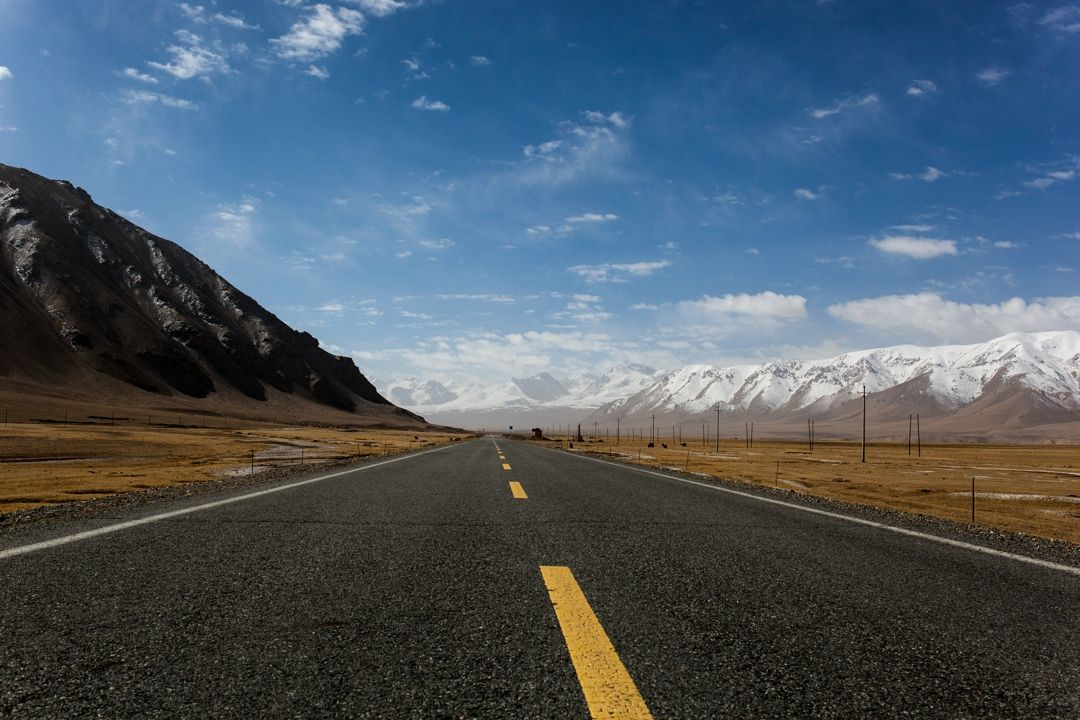
#> input picture homework3/real_pic.jpg, 1080 x 720 px
$ python linesDetect.py   (older library calls are emulated)
#> lines starting #> are read from the running program, lines starting #| are printed output that depends on the picture; after the words box and inside, x2 and y2 are one past the last pixel; in counts of white or black regions, pixels touching at a corner belong together
import cv2
import numpy as np
import matplotlib.pyplot as plt
import scipy as sp
import scipy.linalg as sl
import pylab
from PIL import Image, ImageEnhance


# [84 lines left out: functions least_square_method, ransac, random_partition, not called in this run]


class LinearLeastSquareModel:
    # 最小二乘求线性解,用于RANSAC的输入模型
    # [58 lines left out: functions __init__, fit, get_error, ransac_test, not called in this run]

def img_processing(img):
    # 灰度化
    gray = cv2.cvtColor(img, cv2.COLOR_BGR2GRAY)
    ret, binary = cv2.threshold(gray, 0, 255, cv2.THRESH_OTSU)
    # canny边缘检测
    edges = cv2.Canny(binary, 50, 150, apertureSize=3)
    return edges

def hough_transform(img):
    img = ImageEnhance.Contrast(img).enhance(3)
    img = np.array(img)
    result = img_processing(img)
    # 霍夫线检测
    lines = cv2.HoughLinesP(result, 1, 1 * np.pi / 180, 10, minLineLength=10, maxLineGap=5)
    print("Line Num : ", len(lines))

    # 画出检测的线段
    for line in lines:
        for x1, y1, x2, y2 in line:
            cv2.line(img, (x1, y1), (x2, y2), (255, 0, 0), 5)
        pass
    img = Image.fromarray(img, 'RGB')
    img.save("hough_detect.jpg")

if __name__ == "__main__":
   img = cv2.imread('./real_pic.jpg',1)
#> img is the input picture: shape (720, 1080, 3); mean B, G, R 102.4, 90.4, 76.1
   # least_square_method(img)
   #ransac_test()
   img = Image.open("./real_pic.jpg", "r")
#> img: PIL image 1080x720 RGB
   hough_transform(img)
#> in hough_transform, `img = ImageEnhance.Contrast(img).enhance(3)`:
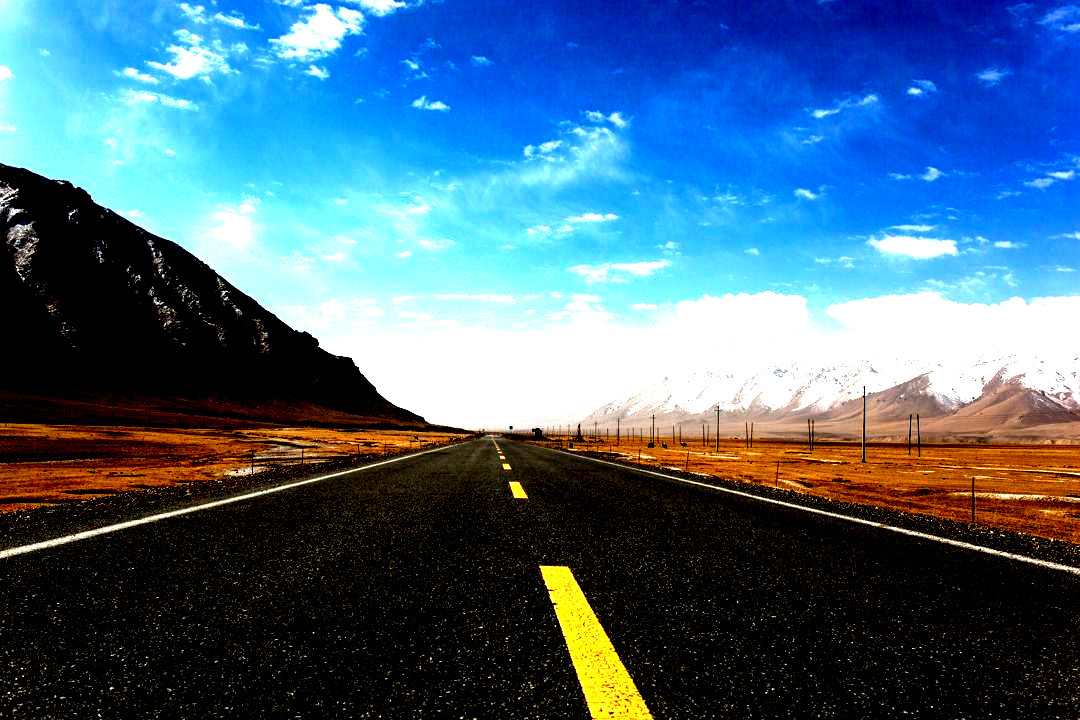
#> img: PIL image 1080x720 RGB; mean R, G, B 71, 103.2, 126.4
#> in img_processing, `gray = cv2.cvtColor(img, cv2.COLOR_BGR2GRAY)`:
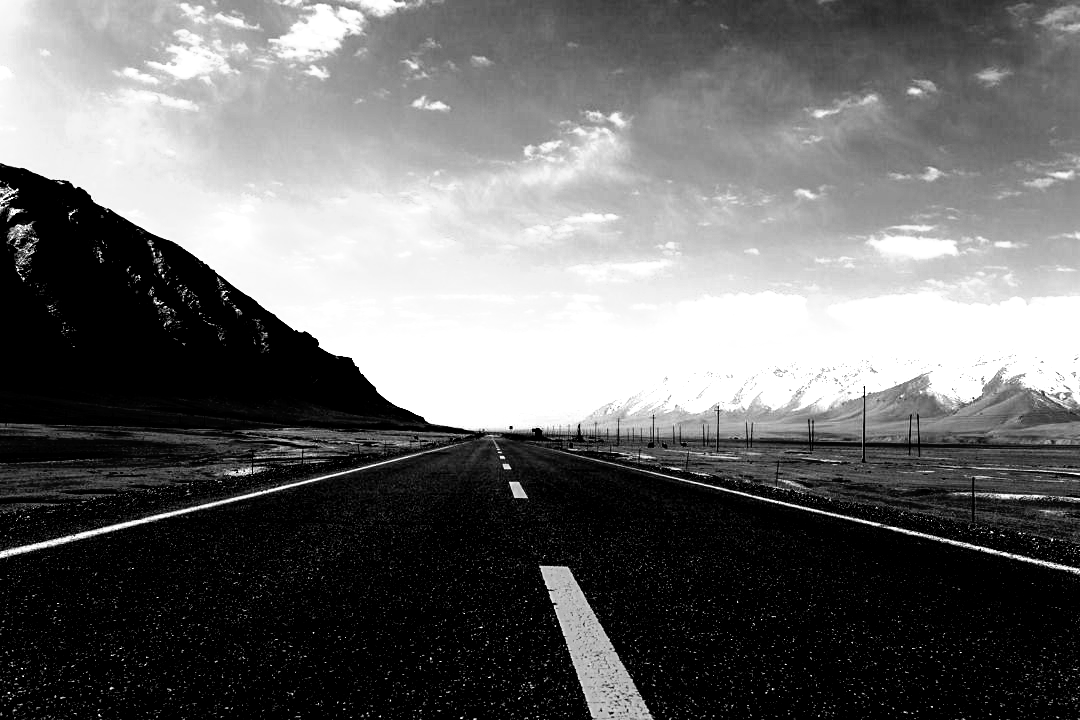
#> gray: shape (720, 1080); min 0, max 255, mean 106.5
#> in img_processing, `ret, binary = cv2.threshold(gray, 0, 255, cv2.THRESH_OTSU)`:
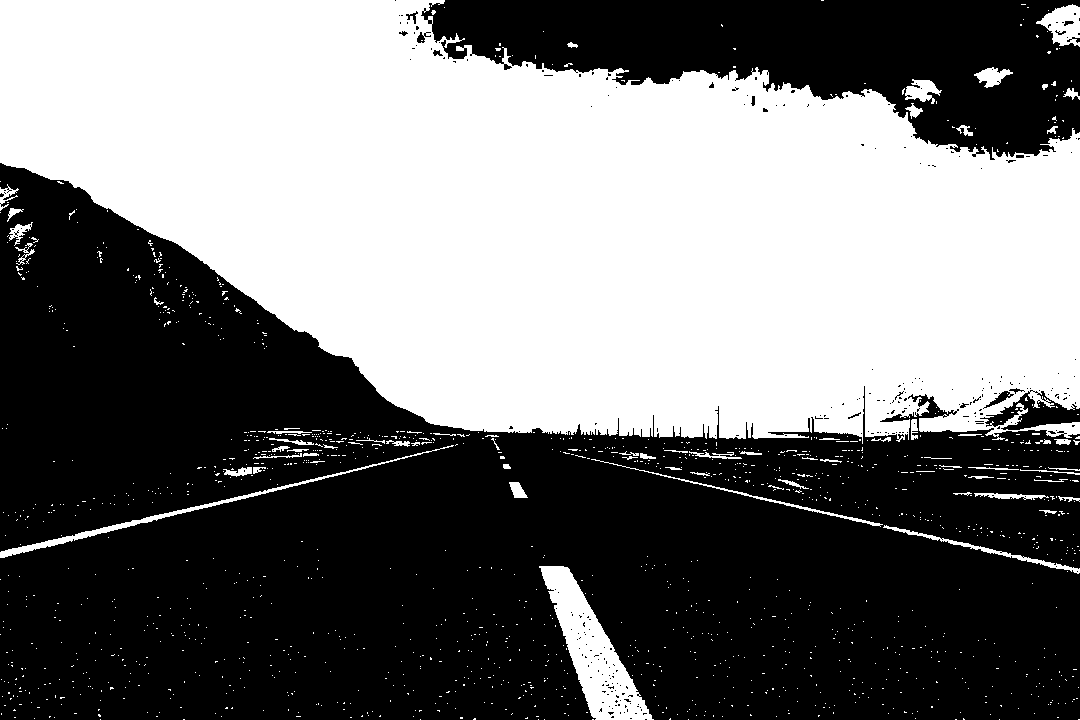
#> binary: shape (720, 1080); 45.7% white; 1420 white regions (1353 under 20 px), largest, box (x1, y1, x2, y2) and area: (0, 0, 1080, 444) 336511, (539, 566, 654, 720) 6626, (0, 445, 454, 558) 1747
#> in img_processing, `ret, binary = cv2.threshold(gray, 0, 255, cv2.THRESH_OTSU)`: ret = 114
#> in img_processing, `edges = cv2.Canny(binary, 50, 150, apertureSize=3)`:
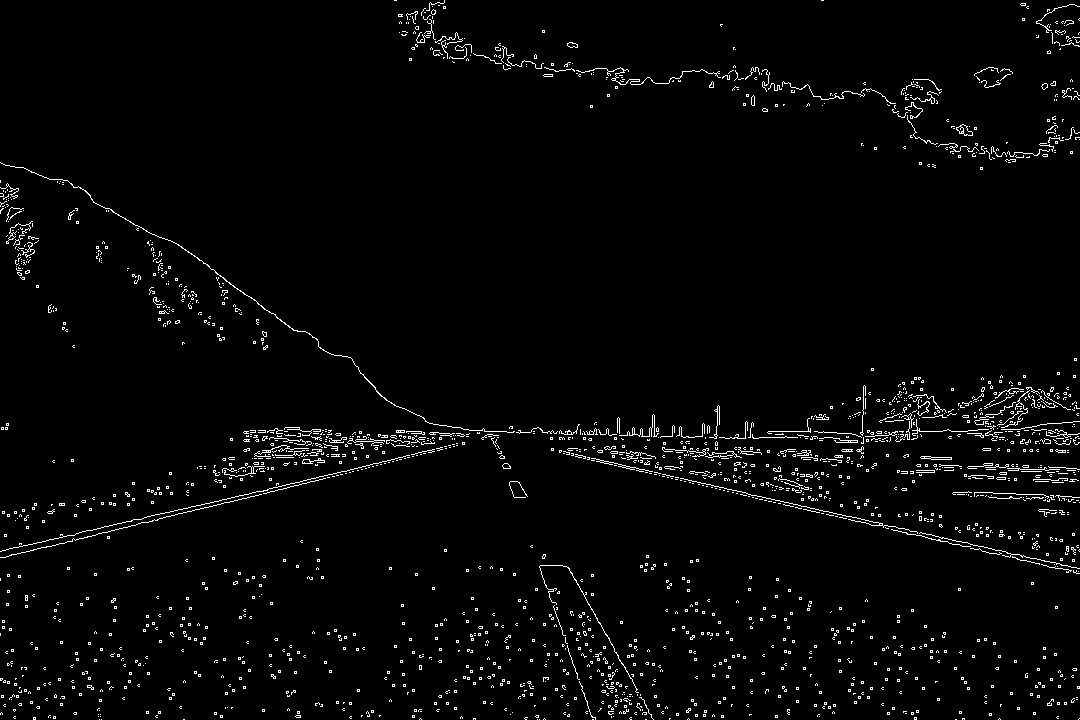
#> edges: shape (720, 1080); 2.6% white in thin lines or dots
#> in hough_transform, `lines = cv2.HoughLinesP(result, 1, 1 * np.pi / 180, 10, minLineLength=..`: lines = 582 rows, first 6: [199, 509, 464, 443], [594, 458, 927, 534], [559, 452, 906, 532], [262, 438, 286, 438], [1058, 479, 1072, 480], [378, 436, 416, 436]
#| Line Num :  582
#> the loop in hough_transform, `for line in lines:` made 582 passes
#> after the loop in hough_transform, `for line in lines:`:
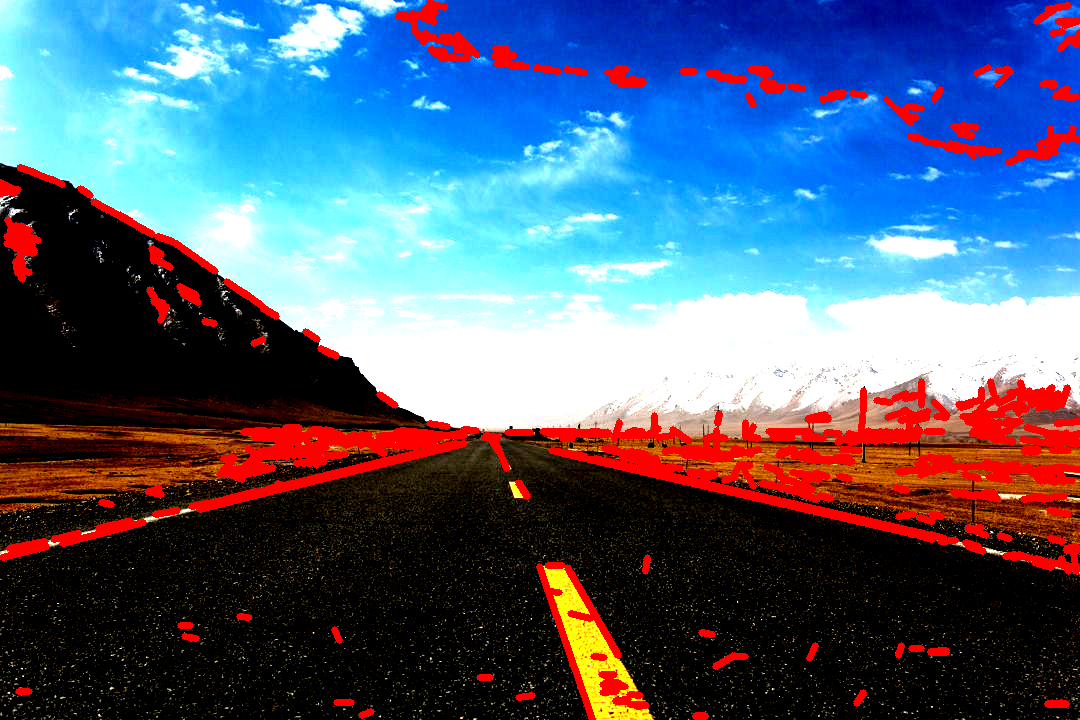
#> img: shape (720, 1080, 3); 7.47% of pixels changed, all inside (x1, y1, x2, y2) = (0, 0, 1080, 720)
